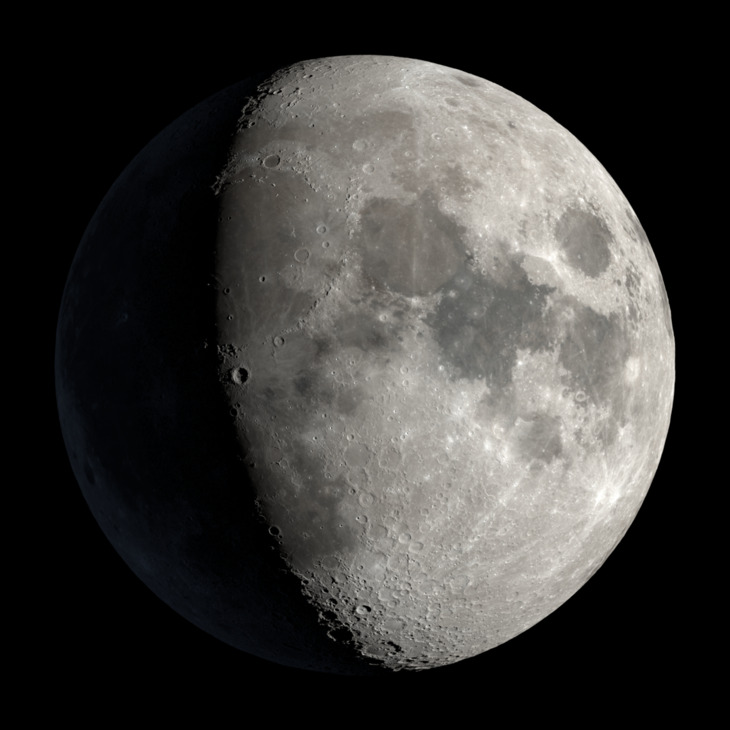
#> input picture sky_reference/moon_2026-07-23_2100Z.jpg, 730 x 730 px
$ python astro_processing.py sky_reference/moon_2026-07-23_2100Z.jpg
#> lines starting #> are read from the running program, lines starting #| are printed output that depends on the picture
"""
Reimplementation of the two DWARF3 astro image-processing algorithms that were
fully traced from the `magni` firmware via Ghidra (see memory: dwarf3-tracking-
protocol.md, "live-stacking algorithm fully traced").

LiveStacker  -- mirrors the firmware's `overlayimage` function:
    1. cv2.findTransformECC(reference, new_frame, motionType=MOTION_EUCLIDEAN)
       to register each new frame against a fixed reference (the first frame).
    2. cv2.warpAffine to align the new frame onto the reference's pixel grid.
    3. A masked running-mean accumulator: a float64 sum buffer and a per-pixel
       uint16 valid-sample counter, incremented only where the warped frame is
       non-zero, so pixels invalidated by the warp (frame edges) don't get
       diluted by phantom zero samples.

unsharp_mask -- mirrors the firmware's `imgSharpen` function:
    result = src*(1+amount) - GaussianBlur(src)*amount

Firmware used fixed internal constants for the Gaussian kernel/sigma and the
sharpen amount that were never extracted (only the call structure was), so
those are exposed here as tunable parameters instead.
"""

import numpy as np
import cv2


class LiveStacker:
    """Incremental mean-stacker with ECC frame registration.

    Usage:
        stacker = LiveStacker()
        for frame in frames:          # frame: single-channel, uint8 or uint16
            stacker.add_frame(frame)
        result = stacker.get_stack()  # dtype matches the input frames
    """

    def __init__(self, ecc_iterations=50, ecc_eps=1e-6):
        self.motion_type = cv2.MOTION_EUCLIDEAN
        self.criteria = (
            cv2.TERM_CRITERIA_EPS | cv2.TERM_CRITERIA_COUNT,
            ecc_iterations,
            ecc_eps,
        )
        self.reference_gray = None   # fixed float32 grayscale registration target
        self.input_dtype = None
        self.sum_buf = None          # float64 accumulator, same shape as input
        self.count_buf = None        # uint16 per-pixel valid-sample count
        self.frames_added = 0
        self.frames_rejected = 0

    def reset(self):
        self.__init__()

    @staticmethod
    def _to_registration_gray(frame):
        """Scale to a float32 single-channel image suitable for ECC."""
        if frame.ndim == 3:
            gray = cv2.cvtColor(frame, cv2.COLOR_BGR2GRAY)
        else:
            gray = frame
        # Normalize into a modest float range regardless of input bit depth
        # (the firmware scaled by a fixed constant before ECC; any consistent
        # scale works since ECC only cares about relative gradients).
        maxval = float(np.iinfo(frame.dtype).max) if np.issubdtype(frame.dtype, np.integer) else 1.0
        return (gray.astype(np.float32) / maxval)

    def add_frame(self, frame):
        """Register `frame` against the reference, warp it into alignment, and
        fold it into the running mean. Returns True if the frame was
        successfully aligned and accumulated, False if it was rejected
        (ECC failed to converge -- the firmware silently drops such frames)."""
        if self.reference_gray is None:
            self.input_dtype = frame.dtype
            self.reference_gray = self._to_registration_gray(frame)
            self.sum_buf = frame.astype(np.float64).copy()
            self.count_buf = np.ones(frame.shape[:2], dtype=np.uint16)
            self.frames_added += 1
            return True

        new_gray = self._to_registration_gray(frame)
        warp_matrix = np.eye(2, 3, dtype=np.float32)
        try:
            _, warp_matrix = cv2.findTransformECC(
                self.reference_gray, new_gray, warp_matrix,
                self.motion_type, self.criteria,
            )
        except cv2.error:
            self.frames_rejected += 1
            return False

        h, w = self.reference_gray.shape
        aligned = cv2.warpAffine(
            frame, warp_matrix, (w, h),
            flags=cv2.INTER_LINEAR + cv2.WARP_INVERSE_MAP,
        )

        valid = aligned != 0
        self.sum_buf[valid] += aligned[valid]
        self.count_buf[valid] += 1
        self.frames_added += 1
        return True

    def get_stack(self):
        """Current running-mean stacked image, cast back to the input dtype."""
        if self.sum_buf is None:
            return None
        count = np.maximum(self.count_buf, 1).astype(np.float64)
        if self.sum_buf.ndim == 3:
            count = count[..., None]
        mean = self.sum_buf / count
        info = np.iinfo(self.input_dtype)
        return np.clip(mean, info.min, info.max).astype(self.input_dtype)


def unsharp_mask(image, amount=1.0, sigma=1.0, ksize=(0, 0)):
    """Classic unsharp mask: result = src*(1+amount) - blurred*amount.

    Matches the firmware's `imgSharpen`: GaussianBlur then
    cv2.addWeighted(src, 1+amount, blurred, -amount, 0). `amount` and `sigma`
    are firmware-unknown tunables; 1.0 / 1.0 are reasonable defaults.
    """
    blurred = cv2.GaussianBlur(image, ksize, sigma)
    return cv2.addWeighted(image, 1.0 + amount, blurred, -amount, 0)


if __name__ == "__main__":
    import sys

    if len(sys.argv) < 2:
        print("usage: python astro_processing.py <image1> [image2] [image3] ...")
        print("       stacks the given frames and writes stacked_result.png / sharpened_result.png")
        sys.exit(1)

    stacker = LiveStacker()
    for path in sys.argv[1:]:
        frame = cv2.imread(path, cv2.IMREAD_UNCHANGED)
#> frame is the input picture: shape (730, 730, 3); mean B, G, R 56.2, 58.3, 59.4
        if frame is None:
            print(f"skip (unreadable): {path}")
            continue
        ok = stacker.add_frame(frame)
#> ok = True
        print(f"{'ok  ' if ok else 'FAIL'} {path}")
#| ok   sky_reference/moon_2026-07-23_2100Z.jpg

    result = stacker.get_stack()
#> in get_stack, `count = np.maximum(self.count_buf, 1).astype(np.float64)`: self.count_buf: shape (730, 730) uint16; every value is 1
    if result is not None:
        cv2.imwrite("stacked_result.png", result)
        sharpened = unsharp_mask(result.astype(np.float32), amount=1.0, sigma=1.5)
#> in unsharp_mask, `return cv2.addWeighted(image, 1.0 + amount, blurred, -amount, 0)`:
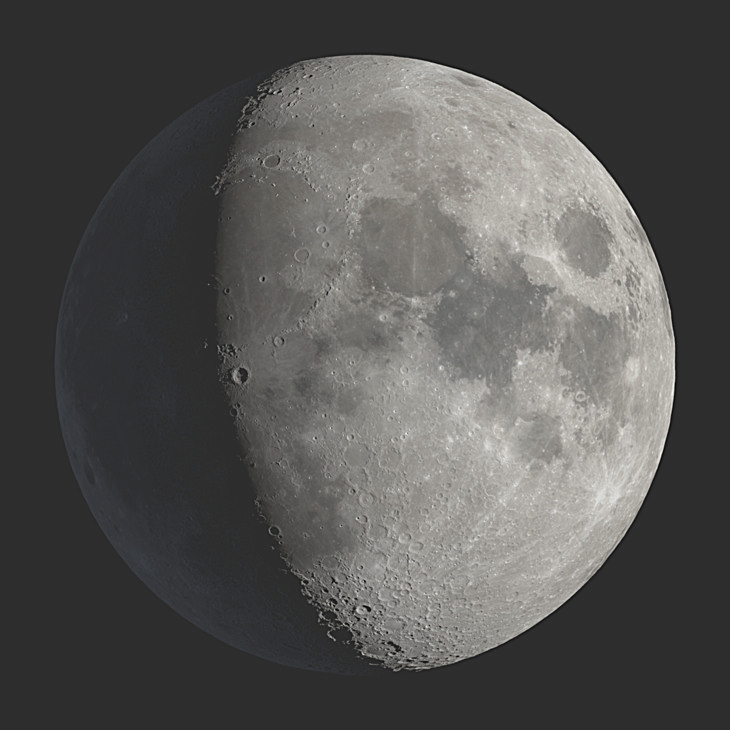
#> returned value: shape (730, 730, 3) float32; mean of channels 0, 1, 2 56.2, 58.3, 59.4; drawn with min black and max white
        cv2.imwrite("sharpened_result.png", np.clip(sharpened, 0, 255).astype(np.uint8))
        print(f"stacked {stacker.frames_added} frame(s), rejected {stacker.frames_rejected}")
        print("wrote stacked_result.png, sharpened_result.png")

$ run again, on sky_reference/sun_hmi_magnetogram_2026-07-23_2045Z.jpg
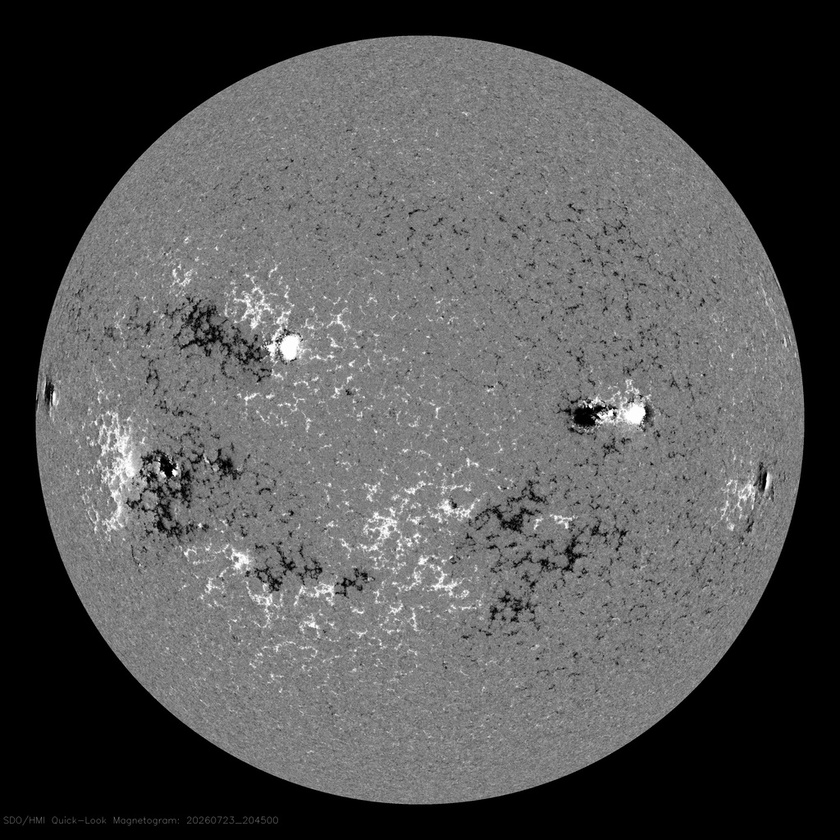
#> input picture sky_reference/sun_hmi_magnetogram_2026-07-23_2045Z.jpg, 840 x 840 px, shrunk from 1024 x 1024 before the run
#> frame is the input picture: shape (840, 840); min 0, max 255, mean 83.1
#> ok = True
#| ok   sky_reference/sun_hmi_magnetogram_2026-07-23_2045Z.jpg
#> self.count_buf: shape (840, 840) uint16; every value is 1
#> in unsharp_mask, `return cv2.addWeighted(image, 1.0 + amount, blurred, -amount, 0)`:
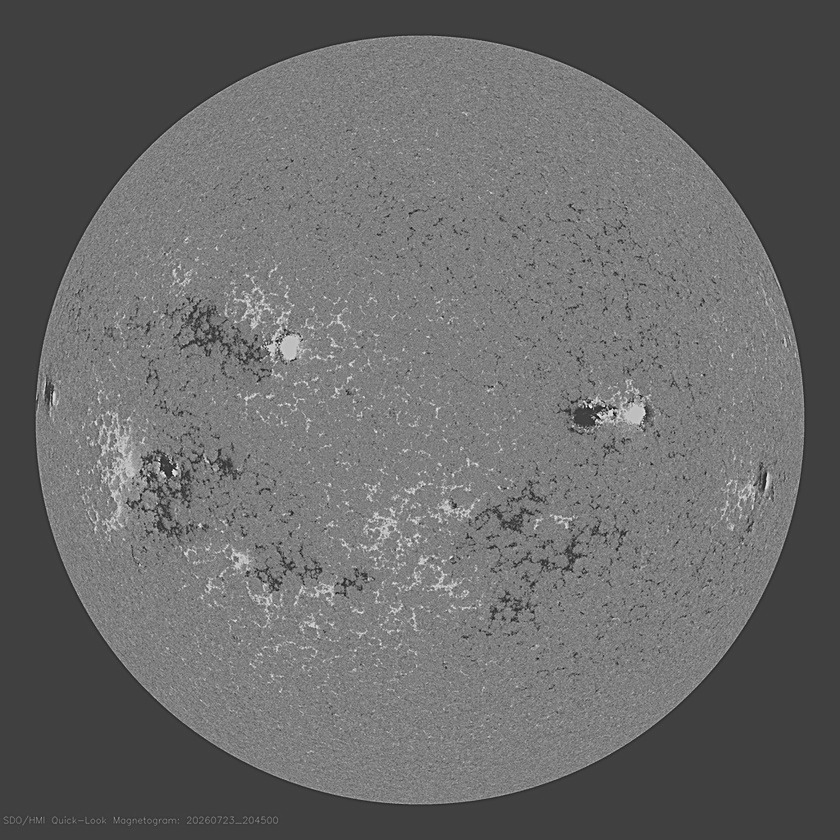
#> returned value: shape (840, 840) float32; min -129.5, max 382, mean 83.1; drawn with min black and max white
